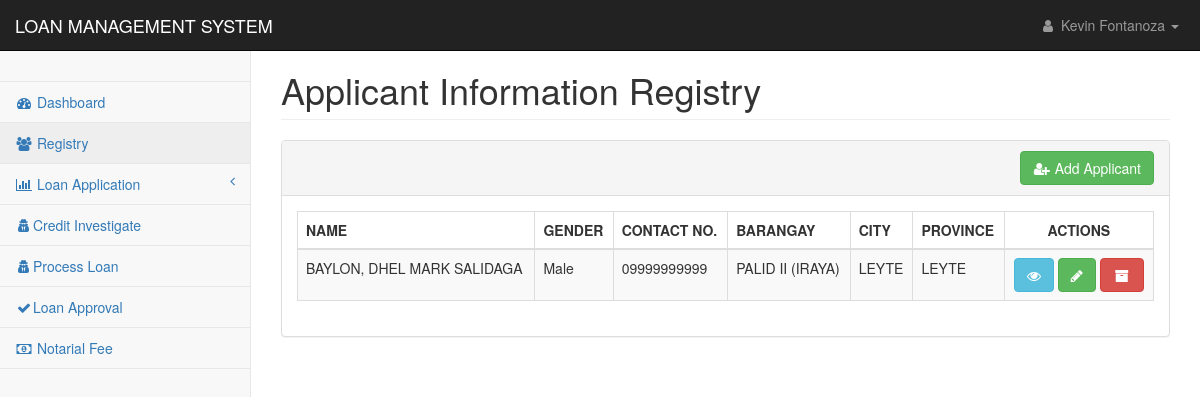
The page /pages/registry_applicant.php (signed in) on the database as committed earlier.
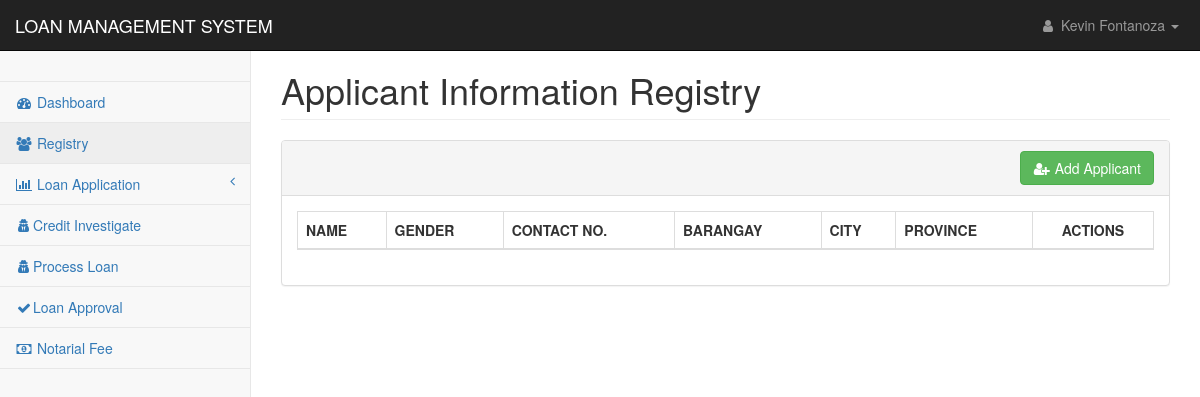
The same page on the database as committed later.
### tables this page shows
CREATE TABLE `applicants_personal` (
  `applicant_id` int(11) NOT NULL,
  `applicant_code` text NOT NULL,
  `firstname` text NOT NULL,
  `middlename` text NOT NULL,
  `lastname` text NOT NULL,
  `suffix` text NOT NULL,
  `nickname` text NOT NULL,
  `age` text NOT NULL,
  `gender` text NOT NULL,
  `contact1` text NOT NULL,
  `mstatus` text NOT NULL,
  `dob1` date NOT NULL,
  `pob1` text NOT NULL,
  `block1` text NOT NULL,
  `street1` text NOT NULL,
  `phase1` text NOT NULL,
  `brgy1` text NOT NULL,
  `city1` text NOT NULL,
  `province1` text NOT NULL,
  `map_url` text NOT NULL,
  `residence1` text NOT NULL,
  `lwith1` text NOT NULL,
  `block2` text NOT NULL,
  `street2` text NOT NULL,
  `phase2` text NOT NULL,
  `brgy2` text NOT NULL,
  `city2` text NOT NULL,
  `province2` text NOT NULL,
  `residence2` text NOT NULL,
  `lwith2` text NOT NULL,
  `mothername` text NOT NULL,
  `mothercon` text NOT NULL,
  `fathername` text NOT NULL,
  `fathercon` text NOT NULL,
  `file` text NOT NULL,
  `date_encoded` date NOT NULL
);

### config/conn.php (called while the page is built, shortened)
<?php
class DatabaseConnection
{
    public function connect()
    {
        $conn = new mysqli(DB_HOST,DB_USER,DB_PASSWORD,DB_DATABASE);
        return $this->conn = $conn;
    }
}
?>

### controller/reg_app.php (called while the page is built, shortened)
<?php
require_once('../config/conn.php');
class Registry extends DatabaseConnection {
    function display($table){
        $sql = "SELECT * FROM $table";
        $result = mysqli_query($this->connect(), $sql);
        return $result;
    }
    }
?>

### pages/registry_applicant.php (the view, shortened to what the changed rows need)
<?php
include('../config/conn.php');
include('../controller/reg_app.php');
if($_SESSION['user_id']){
?>
<!DOCTYPE html>
<html lang="en">
<head>
    <link href="../css/bootstrap.min.css" rel="stylesheet">
    <link href="../css/metisMenu.min.css" rel="stylesheet">
    <link href="../css/dataTables/dataTables.bootstrap.css" rel="stylesheet">
    <link href="../css/dataTables/dataTables.responsive.css" rel="stylesheet">
    <link href="../css/startmin.css" rel="stylesheet">
    <link href="../css/font-awesome.min.css" rel="stylesheet" type="text/css">
</head>
<body>
    <div id="wrapper">
        <?php include('nav.php');?>
        <div id="page-wrapper">
            <div class="container-fluid">
                <div class="row">
                    <div class="col-lg-12">
                        <h1 class="page-header">Applicant Information Registry</h1>
                    </div>
                </div>
                <div class="row">
                    <div class="col-lg-12">
                        <div class="panel panel-default">
                            <div class="panel-heading" align="right">
                                <a href="registry_application.php">
                                    <button type="button" class="btn btn-success">
                                        <i class="fa fa-fw" aria-hidden="true" title="Copy to use user-plus">&#xf234</i>
                                        Add Applicant
                                    </button>
                                </a>
                            </div>
                            <div class="panel-body">
                                <div class="table-responsive">
                                    <table class="table table-striped table-bordered table-hover"
                                        id="dataTables-example">
                                        <thead>
                                            <tr>
                                                <th>NAME</th>
                                                <th>GENDER</th>
                                                <th>CONTACT NO.</th>
                                                <th>BARANGAY</th>
                                                <th>CITY</th>
                                                <th>PROVINCE</th>
                                                <th class="text-center">ACTIONS</th>
                                            </tr>
                                        </thead>
                                        <tbody>
                                            <?php
                                                $applicant = new Registry();
                                                $result = $applicant->display("applicants_personal");
                                                foreach($result as $display){
                                            ?>
                                            <tr class="even gradeC">
                                                <td><?php echo $display['lastname'].', '.$display['firstname'].' '.$display['suffix'].' '.$display['middlename'];?>
                                                </td>
                                                <td><?php echo $display['gender'];?></td>
                                                <td><?php echo $display['contact1'];?></td>
                                                <td><?php echo $display['brgy1'];?></td>
                                                <td><?php echo $display['city1'];?></td>
                                                <td><?php echo $display['province1'];?></td>
                                                <td style="text-align:center">
                                                    <div class="tooltip-demo">
                                                        <a
                                                            href="registry_applicant_view.php?id=<?php echo $display['applicant_code'];?>">
                                                            <button type="button" class="btn btn-info"
                                                                data-toggle="tooltip" data-placement="top" title="View">
                                                                <i class="fa fa-eye" aria-hidden="true"></i>
                                                            </button>
                                                        </a>
                                                        <a
                                                            href="registry_applicant_update.php?id=<?php echo $display['applicant_code'];?>">
                                                            <button type="button" class="btn btn-success"
                                                                data-toggle="tooltip" data-placement="top" title="Edit">
                                                                <i class="fa fa-pencil" aria-hidden="true"></i>
                                                            </button>
                                                        </a>
                                                            <button data-target="#modal-<?= $display['applicant_code'] ?>" type="button" class="btn btn-danger"
                                                                data-toggle="modal" data-placement="top" title="Archive">
                                                                <i class="fa fa-fw" aria-hidden="true" title="Copy to use archive">&#xf187</i>
                                                            </button>
                                                </td>
                                            </tr>
                                            <?php
                                                }
                                            ?>
                                        </tbody>
                                    </table>
                                </div>
                            </div>
                        </div>
                    </div>
                </div>
            </div>
        </div>
    </div>
</body>
</html>
<?php
}else{
    header('location: index.php');
}
?>

### pages/nav.php (shortened to what the changed rows need)
<nav class="navbar navbar-inverse navbar-fixed-top" role="navigation">
                <div class="navbar-header">
                    <a class="navbar-brand" href="index.php">LOAN MANAGEMENT SYSTEM</a>
                </div>
                <ul class="nav navbar-right navbar-top-links">
                    <li class="dropdown">
                        <a class="dropdown-toggle" data-toggle="dropdown" href="#">
                            <i class="fa fa-user fa-fw"></i> <?php echo $_SESSION['name'];?> <b class="caret"></b>
                        </a>
                    </li>
                </ul>
                <div class="navbar-default sidebar" role="navigation">
                    <div class="sidebar-nav navbar-collapse">
                        <ul class="nav" id="side-menu">
                            <li class="sidebar-search">
                            </li>
                            <li>
                                <a href="index.php"><i class="fa fa-dashboard fa-fw"></i> Dashboard</a>
                            </li>
                            <li>
                                <a href="registry_applicant.php"><i class="fa fa-users fa-fw"></i> Registry</a>
                            </li>
                            <li>
                                <a href="#"><i class="fa fa-bar-chart fa-fw"></i> Loan Application<span class="fa arrow"></span></a>
                            </li>
                            <li>
                                <a href="loan_credit_investigation.php"><i class="fa fa-user-secret fa-fw"></i>Credit Investigate</a>
                            </li>
                            <li>
                                <a href="process_loan.php"><i class="fa fa-user-secret fa-fw"></i>Process Loan</a>
                            </li>
                                <li>
                                <a href="loan_approval.php"><i class="fa fa-check fa-fw"></i>Loan Approval</a>
                                </li>
                                <li>
                                <a href="setting_notarial.php"><i class="fa fa-money fa-fw"></i> Notarial Fee</a>
                                </li>
                        </ul>
                    </div>
                </div>
            </nav>

Rows that differ between the two databases and show on the page:
removed applicants_personal: lastname "BAYLON", firstname "DHEL MARK", middlename "SALIDAGA", gender "Male", contact1 "09999999999", brgy1 "PALID II (IRAYA)", city1 "LEYTE", province1 "LEYTE"
